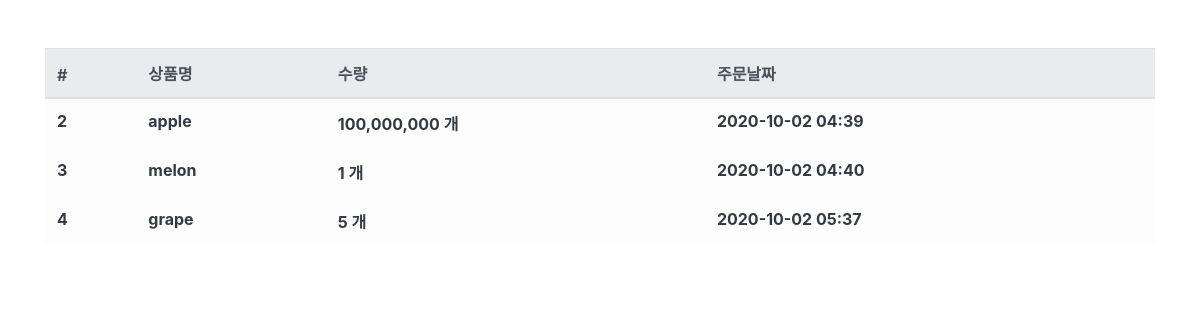
Before: /order/ (signed in) with the older database file.
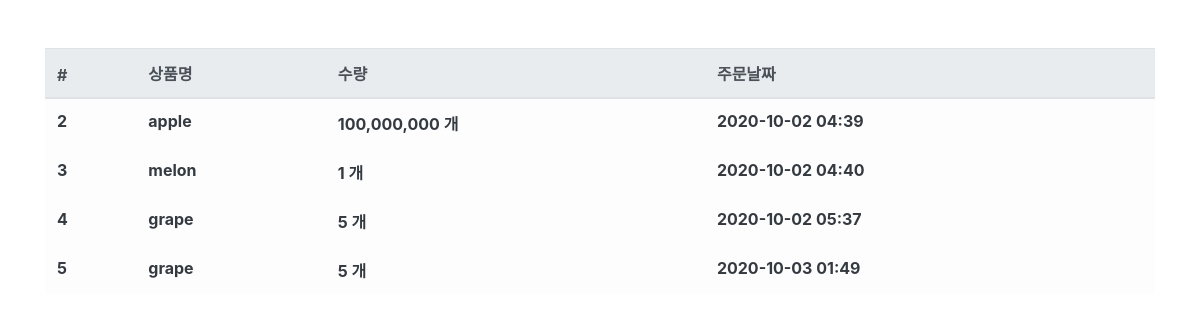
After: the same page with the newer database file.
### order/models.py (models this page shows, shortened)
class Order(models.Model):
    user = models.ForeignKey('user.User', on_delete=models.CASCADE, verbose_name='사용자') #누가 주문하는지 알아보기 위함(사용자 삭제시 다 삭제)
    product = models.ForeignKey('product.Product', on_delete=models.CASCADE, verbose_name='상품')
    quantity = models.IntegerField(verbose_name='수량')
    register_date = models.DateTimeField(auto_now_add=True, verbose_name='등록날짜')
    class Meta:
        db_table = 'order'
        verbose_name = '주문'
        verbose_name_plural = '주문'

### product/models.py (models this page shows)
class Product(models.Model):
    name = models.CharField(max_length=256, verbose_name='상품명')
    price = models.IntegerField(verbose_name='상품가격')
    description = models.TextField(verbose_name='상품설명')
    stock = models.IntegerField(verbose_name='재고')
    register_date = models.DateTimeField(auto_now_add=True, verbose_name='등록날짜')
    def __str__(self):
        return self.name
    class Meta:
        db_table = 'product'
        verbose_name = '제품'
        verbose_name_plural = '제품'

### order/views.py (the view)
# urls.py: path('order/', OrderList.as_view()),
@method_decorator(login_required, name='dispatch')
class OrderList(ListView):
    template_name = 'order.html'
    context_object_name = 'order_list'
    def get_queryset(self, **kwargs):
        queryset = Order.objects.filter(user__email=self.request.session.get('user'))
        return queryset

### order/templates/order.html
{% extends "base.html" %}
{% load humanize %}
{% block contents %}
<div class="row mt-5">
    <div class="col-12">
        <table class="table table-light">
            <thead class="thead-light">
                <tr>
                    <th scope="col">#</th>
                    <th scope="col">상품명</th>
                    <th scope="col">수량</th>
                    <th scope="col">주문날짜</th>
                </tr>
            </thead>
            <tbody class="text-dark">
                {% for order in order_list %}
                <tr>
                    <th scope="row">{{ order.id }}</th>
                    <th>{{ order.product }}</th>
                    <th>{{ order.quantity|intcomma }} 개</th>
                    <th>{{ order.register_date|date:'Y-m-d H:i' }}</th>
                </tr>
                {% endfor %}
            </tbody>
        </table>
    </div>
</div>
{% endblock %}

Changed rows visible on the page:
added Order: id "5", product "grape", quantity "5", register_date "2020-10-03 01:49"
